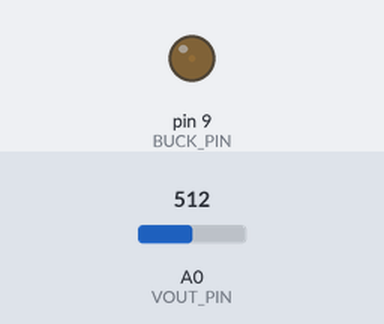
Recording of a sketch running on a simulated Arduino Uno, built with avr-gcc and run on an emulated ATmega328P. Parts: output pins drawn as LEDs (lit = HIGH). Inputs (shaded band) come from the test bench; at power-on: A0 (VOUT_PIN) = 512.

Above: at 1.2 s.
1.3 s: A0 (VOUT_PIN) set to 405
2.8 s: A0 (VOUT_PIN) set to 383
At 3.7 s:
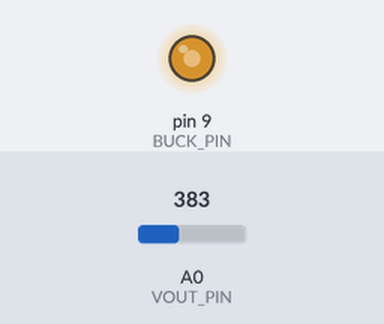
Timing chart, 0 to 5.8 s (numbered marks = the images above; inputs shaded):
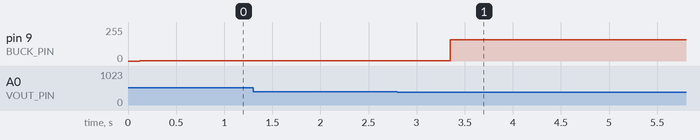

Measured:
- the behaviour switches between 399 and 398 on A0 (VOUT_PIN) (found by bisection; images 0 and 1)
- after the input at 1.3 s, every drawn part: stays the same
- after the input at 2.8 s, pin 9 (BUCK_PIN): 1/255 → 160/255 after 0.55 s

The sketch:

Buck_controller.ino
```cpp
#define VOUT_PIN A0
#define BUCK_PIN 9

const float VOUT_TARGET = 3.30;
const float VOUT_TOL    = 0.03;

// Divider: 6.8k + 10k
const float VOUT_SCALE  = (5.0 / 1023.0) / (10.0 / 16.8);
const float VIN_THRESHOLD = 1;  // minimum input to start regulating

int duty = 45;

void setup(){
  Serial.begin(115200);
  pinMode(BUCK_PIN, OUTPUT);

  TCCR1A = _BV(COM1A1) | _BV(WGM11);
  TCCR1B = _BV(WGM13) | _BV(WGM12) | _BV(CS10);
  ICR1  = 319;
  OCR1A = duty;
}

void loop(){
  long raw = 0;
  for (int i = 0; i < 16; i++) raw += analogRead(VOUT_PIN);
  float vout = (raw / 16.0) * VOUT_SCALE;

  if(vout < VIN_THRESHOLD){
    duty = 10;          // reset duty to low
    OCR1A = duty;
    delay(1);
    return;
  }

  if(vout > VOUT_TARGET + VOUT_TOL){
    if(duty > 1) duty--;
  }
  else if(vout < VOUT_TARGET - VOUT_TOL){
    if(duty < 200) duty++; // duty < 150 is another fix. try it once
  }

  OCR1A = duty;

  delay(1);
}
```
